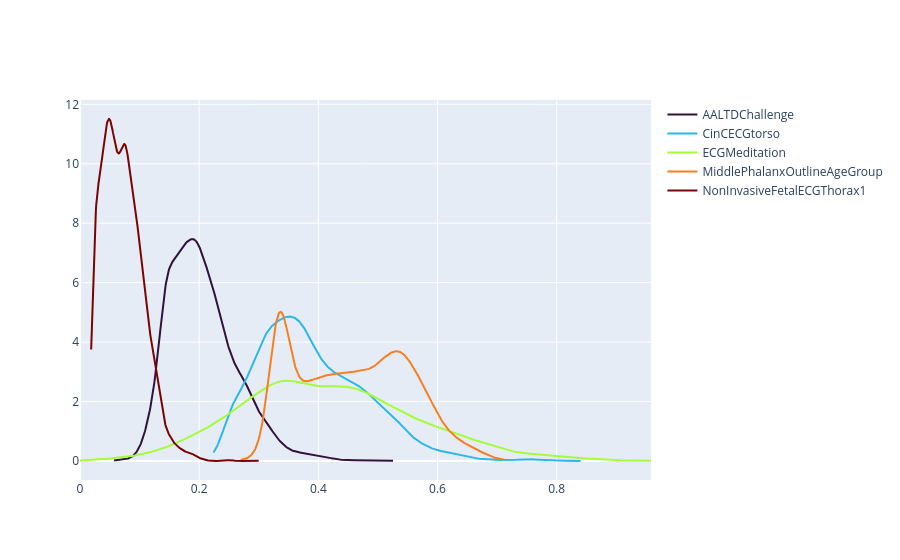

Here is the notebook cell this chart was saved with:
### Markdown cell above
### Dataset complexity 

- reflected in performance score densities
- and normalizing the feature accuracy by mean accuracy on task - gives relative accuracy measure among features - helps us answer questions like whether a feature set is consistently better across tasks
  compared to other features.

### Code cell
fig = fs.plot_score_densities_per_dataset(perf_scores)
fig.show()

### Figure 1 — Plotly figure (JSON) as saved in the notebook; plotly's stock layout.template omitted (floating-point values rounded to 4 significant figures; data arrays with more than 128 entries replaced by an {"elided": "..."} marker saying what was removed)
{"data": [{"line": {"color": "rgb(48, 18, 59)", "width": 2}, "mode": "lines", "name": "AALTDChallenge", "showlegend": true, "type": "scatter", "x": {"elided": "500 float values"}, "y": {"elided": "500 float values"}}, {"line": {"color": "rgb(42, 184, 232)", "width": 2}, "mode": "lines", "name": "CinCECGtorso", "showlegend": true, "type": "scatter", "x": {"elided": "500 float values"}, "y": {"elided": "500 float values"}}, {"line": {"color": "rgb(164, 252, 59)", "width": 2}, "mode": "lines", "name": "ECGMeditation", "showlegend": true, "type": "scatter", "x": {"elided": "500 float values"}, "y": {"elided": "500 float values"}}, {"line": {"color": "rgb(248, 127, 33)", "width": 2}, "mode": "lines", "name": "MiddlePhalanxOutlineAgeGroup", "showlegend": true, "type": "scatter", "x": {"elided": "500 float values"}, "y": {"elided": "500 float values"}}, {"line": {"color": "rgb(122, 4, 2)", "width": 2}, "mode": "lines", "name": "NonInvasiveFetalECGThorax1", "showlegend": true, "type": "scatter", "x": {"elided": "500 float values"}, "y": {"elided": "500 float values"}}], "layout": {}}
